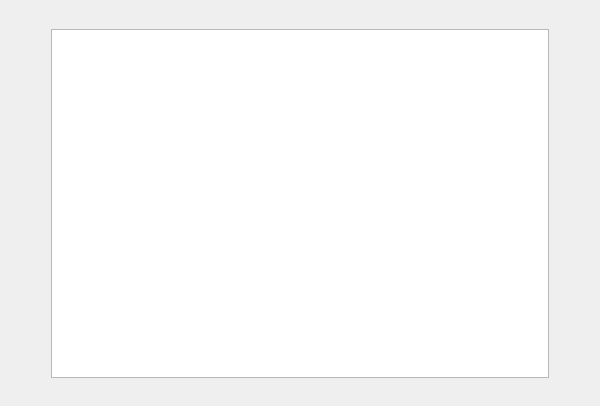
<?xml version="1.0" encoding="UTF-8"?>
<ui version="4.0">
 <class>usersWidget</class>
 <widget class="QWidget" name="usersWidget">
  <property name="geometry">
   <rect>
    <x>0</x>
    <y>0</y>
    <width>600</width>
    <height>406</height>
   </rect>
  </property>
  <property name="windowTitle">
   <string>Users</string>
  </property>
  <layout class="QGridLayout" name="gridLayout">
   <item row="0" column="1">
    <spacer name="verticalSpacer">
     <property name="orientation">
      <enum>Qt::Vertical</enum>
     </property>
     <property name="sizeType">
      <enum>QSizePolicy::Fixed</enum>
     </property>
     <property name="sizeHint" stdset="0">
      <size>
       <width>20</width>
       <height>18</height>
      </size>
     </property>
    </spacer>
   </item>
   <item row="1" column="0">
    <spacer name="horizontalSpacer">
     <property name="orientation">
      <enum>Qt::Horizontal</enum>
     </property>
     <property name="sizeType">
      <enum>QSizePolicy::Fixed</enum>
     </property>
     <property name="sizeHint" stdset="0">
      <size>
       <width>40</width>
       <height>20</height>
      </size>
     </property>
    </spacer>
   </item>
   <item row="1" column="3">
    <spacer name="horizontalSpacer_2">
     <property name="orientation">
      <enum>Qt::Horizontal</enum>
     </property>
     <property name="sizeType">
      <enum>QSizePolicy::Fixed</enum>
     </property>
     <property name="sizeHint" stdset="0">
      <size>
       <width>40</width>
       <height>20</height>
      </size>
     </property>
    </spacer>
   </item>
   <item row="2" column="2">
    <spacer name="verticalSpacer_2">
     <property name="orientation">
      <enum>Qt::Vertical</enum>
     </property>
     <property name="sizeType">
      <enum>QSizePolicy::Fixed</enum>
     </property>
     <property name="sizeHint" stdset="0">
      <size>
       <width>20</width>
       <height>17</height>
      </size>
     </property>
    </spacer>
   </item>
   <item row="1" column="1" colspan="2">
    <layout class="QVBoxLayout" name="verticalLayout">
     <item>
      <widget class="QListWidget" name="listUsers"/>
     </item>
    </layout>
   </item>
  </layout>
 </widget>
 <resources/>
 <connections/>
</ui>
